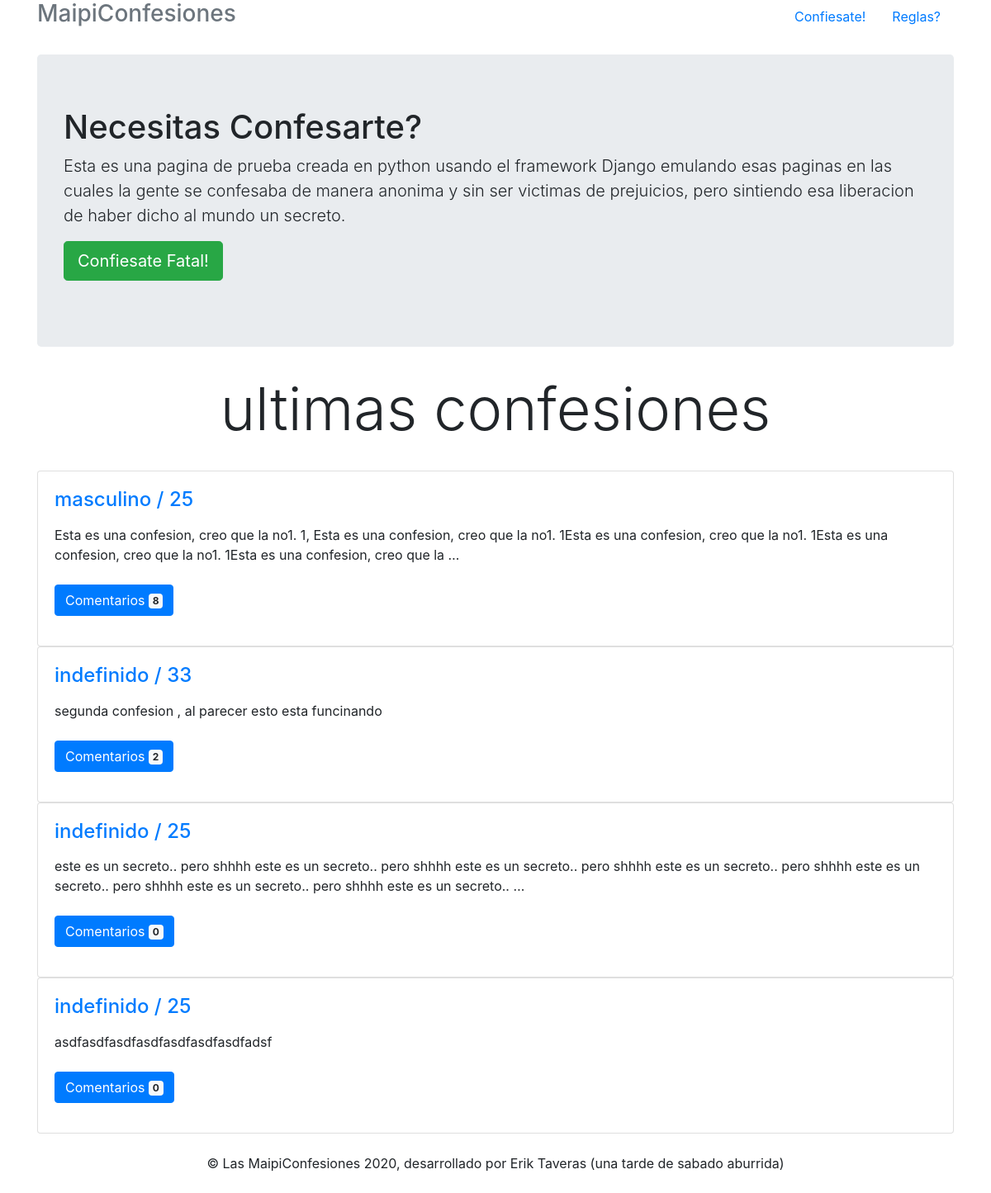
Before: / with the older database file.
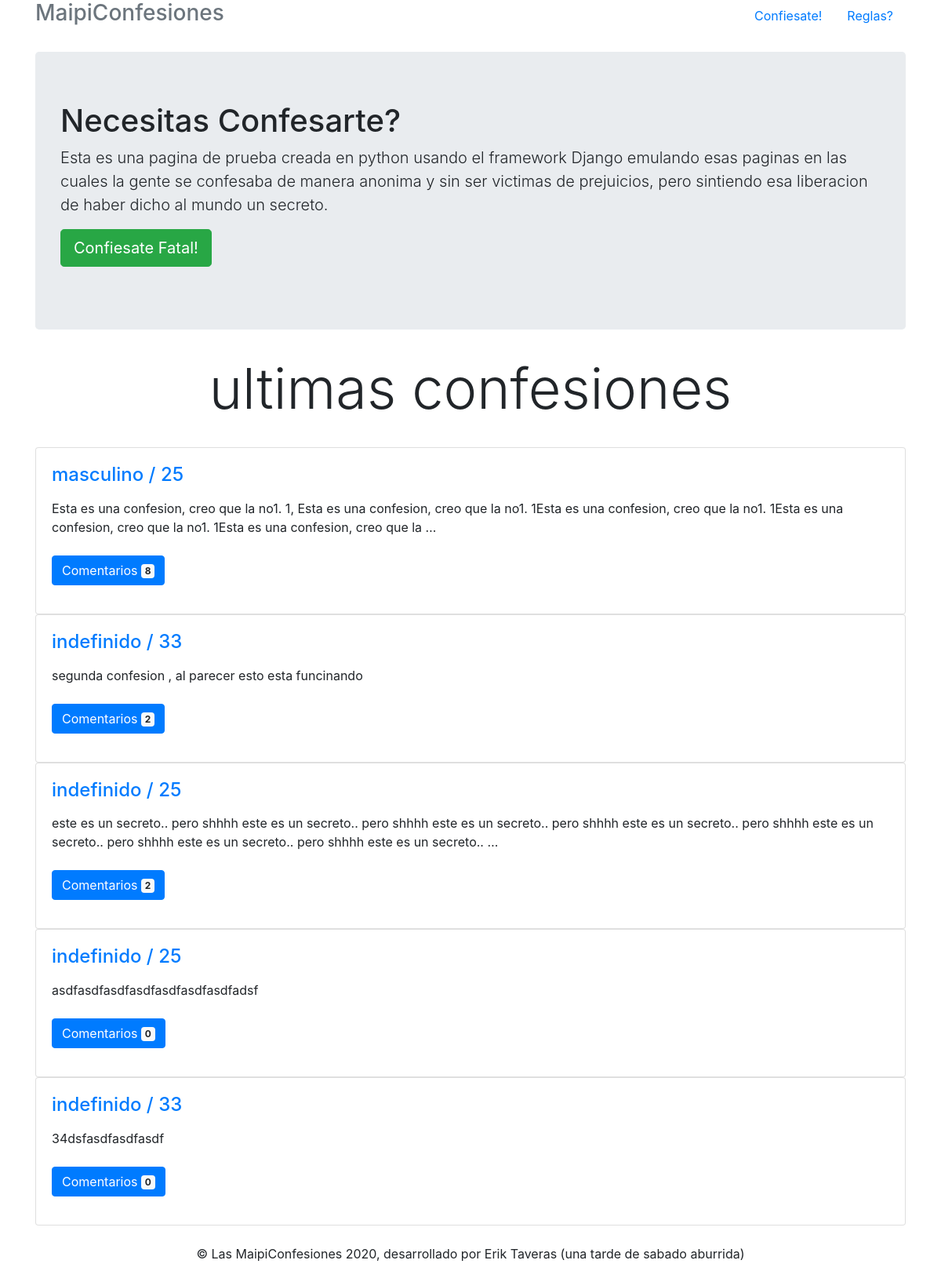
After: the same page with the newer database file.
### confesion/models.py (models this page shows, shortened)
class Confesion(models.Model):
    sexos = (
        ('masculino', 'masculino'),
        ('femenino', 'femenino'),
        ('indefinido', 'indefinido')
    )
    nombre = models.CharField(max_length=50)
    edad = models.DecimalField(max_length=2, max_digits=2, decimal_places=0)
    sexo = models.CharField(max_length=10, choices=sexos, default='indefinido')
    contenido = models.TextField(max_length=420)

class Comentario(models.Model):
    confesion = models.ForeignKey(Confesion, on_delete=models.CASCADE, related_name='comentario')
    contenido = models.TextField(max_length=420, default='')

### confesion/views.py (the view)
# urls.py: 2. Add a URL to urlpatterns:  path('', views.home, name='home')
def home(request):
    confesiones = Confesion.objects.all()
    comentarios = Comentario.objects.all()
    return render(request, 'home.html', {
        'confesiones' : confesiones,
        'comentarios' : comentarios
    })

### confesion/templates/home.html
{% extends 'base.html' %}
{% block content %}
<div class="jumbotron">
        <h1 class="display-5">Necesitas Confesarte? </h1>
        <p class="lead">Esta es una pagina de prueba creada en python usando el framework Django emulando esas paginas en las cuales la gente se confesaba de manera anonima y sin ser victimas de prejuicios, pero sintiendo esa liberacion de haber dicho al mundo un secreto. </p>
        <p><a class="btn btn-lg btn-success" href="confesion/agregar_confesion/" role="button">Confiesate Fatal! </a></p>
      </div>
<center>
 <h1 class='display-3'>ultimas confesiones</h1>
</center>
<br>
      <div class="row marketing">
        <div class="col-lg">
        {% for confesion in confesiones%}
         <div class="card">
        <div class="card-body">
        <h5 class="card-title"><a href="confesion/{{confesion.id}}"><h4>{{confesion.sexo}} / {{confesion.edad}}</h4></a></h5>
        <p class="card-text"><p>{{confesion.contenido |truncatewords:40}} <br> <br>
        <a href=""confesion/{{confesion.id}}"" class="btn btn-primary">Comentarios <span class="badge badge-light">{{confesion.comentario.all|length}} </span></a>
        </div>
        </div>
        {% endfor %}
        </div>
      </div>
{% endblock content %}

### confesion/templates/base.html (shortened to what this page needs)
{% load static %}
<html lang="en"><head>
<link rel="stylesheet" href="https://stackpath.bootstrapcdn.com/bootstrap/4.5.0/css/bootstrap.min.css">
    <link href="{% static 'css/narrow-jumbotron.css" rel="stylesheet'%}">
  </head>
  <body>
    <div class="container">
      <div class="header clearfix">
        <nav>
          <ul class="nav nav-pills float-right">
            <li class="nav-item">
              <a class="nav-link " href="/confesion/agregar_confesion/">Confiesate!</a>
            </li>
            <li class="nav-item">
              <a class="nav-link" href="#">Reglas?</a>
            </li>
          </ul>
        </nav>
        <a href="/"><h3 class="text-muted">MaipiConfesiones</h3></a>
      </div>
<br>
    {% block content %}
    {% endblock content %}
<center>
<br>
      <footer class="footer">
      <div class="container">
        <span class=>© Las MaipiConfesiones 2020, desarrollado por Erik Taveras (una tarde de sabado aburrida) </span>
        </div>
      </footer>
<br>
</center>
    </div>
</body></html>

Changed rows visible on the page:
computed for Confesion (number 3 of 5 on the later page): comentario.all|length "0" → "2"
added Confesion: sexo "indefinido", edad "33", contenido "34dsfasdfasdfasdf", comentario.all|length "0"
